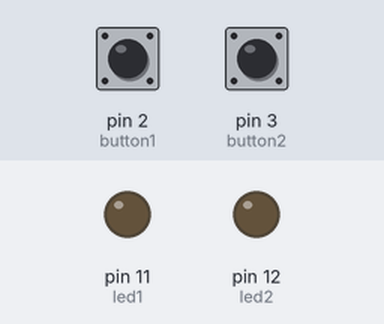
Bench run of a sketch on a simulated Arduino Uno, built with avr-gcc and run on an emulated ATmega328P. Parts: output pins drawn as LEDs (lit = HIGH). Inputs (shaded band) come from the test bench; at power-on: pin 2 (button1) HIGH, pin 3 (button2) HIGH.

Above: at 1.2 s.
1.3 s: pin 2 (button1) pulled LOW for 0.15 s
At 1.37 s:
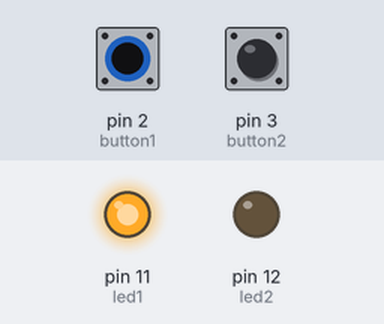
2.9 s: pin 3 (button2) pulled LOW for 0.15 s
At 2.97 s:
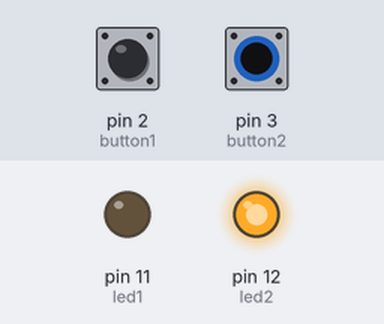
4.5 s: pin 3 (button2) pulled LOW for 3.2 s
At 8.3 s:
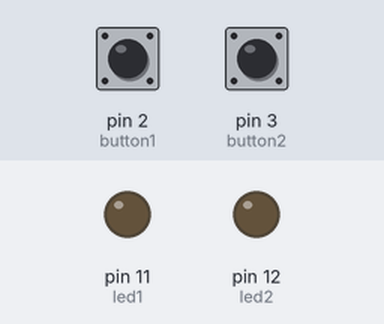
9.2 s: pin 2 (button1) pulled LOW for 3.2 s
At 9.5 s:
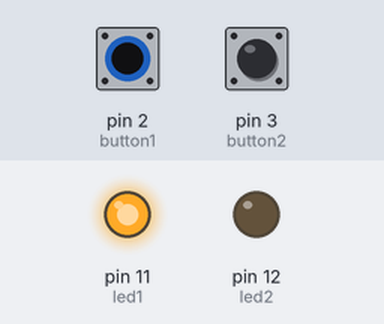
13.9 s: pin 2 (button1) driven LOW and pin 3 (button2) driven LOW
At 14.2 s:
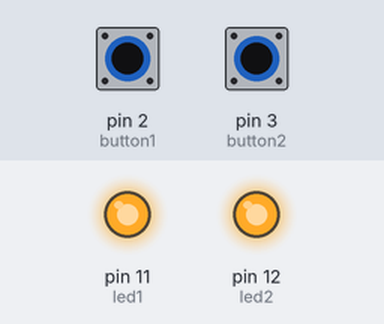
Timing chart, 0 to 16.4 s (numbered marks = the images above; inputs shaded):
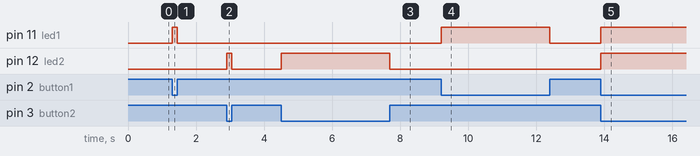

Measured:
- after the input at 1.3 s, pin 11 (led1): LOW → HIGH at once, → LOW 0.15 s later
- after the input at 2.9 s, pin 12 (led2): LOW → HIGH at once, → LOW 0.15 s later
- after the input at 4.5 s, pin 12 (led2): LOW → HIGH at once, → LOW 3.2 s later
- after the input at 9.2 s, pin 11 (led1): LOW → HIGH at once, → LOW 3.2 s later
- after the input at 13.9 s, pin 11 (led1), pin 12 (led2): LOW → HIGH at once

The sketch:

PUSH_BUTTON_CONTROLLED_TWO_LEDs.ino
```cpp
// Project: Push Button Control of Two LEDs

int button1 = 2;
int button2 = 3;

int led1 = 11;
int led2 = 12;

int state1 = 0;
int state2 = 0;

void setup()
{
  pinMode(button1, INPUT_PULLUP);
  pinMode(button2, INPUT_PULLUP);

  pinMode(led1, OUTPUT);
  pinMode(led2, OUTPUT);
}

void loop()
{
  state1 = digitalRead(button1);
  state2 = digitalRead(button2);

  if (state1 == LOW)
  {
    digitalWrite(led1, HIGH);
  }
  else
  {
    digitalWrite(led1, LOW);
  }

  if (state2 == LOW)
  {
    digitalWrite(led2, HIGH);
  }
  else
  {
    digitalWrite(led2, LOW);
  }
}
```
